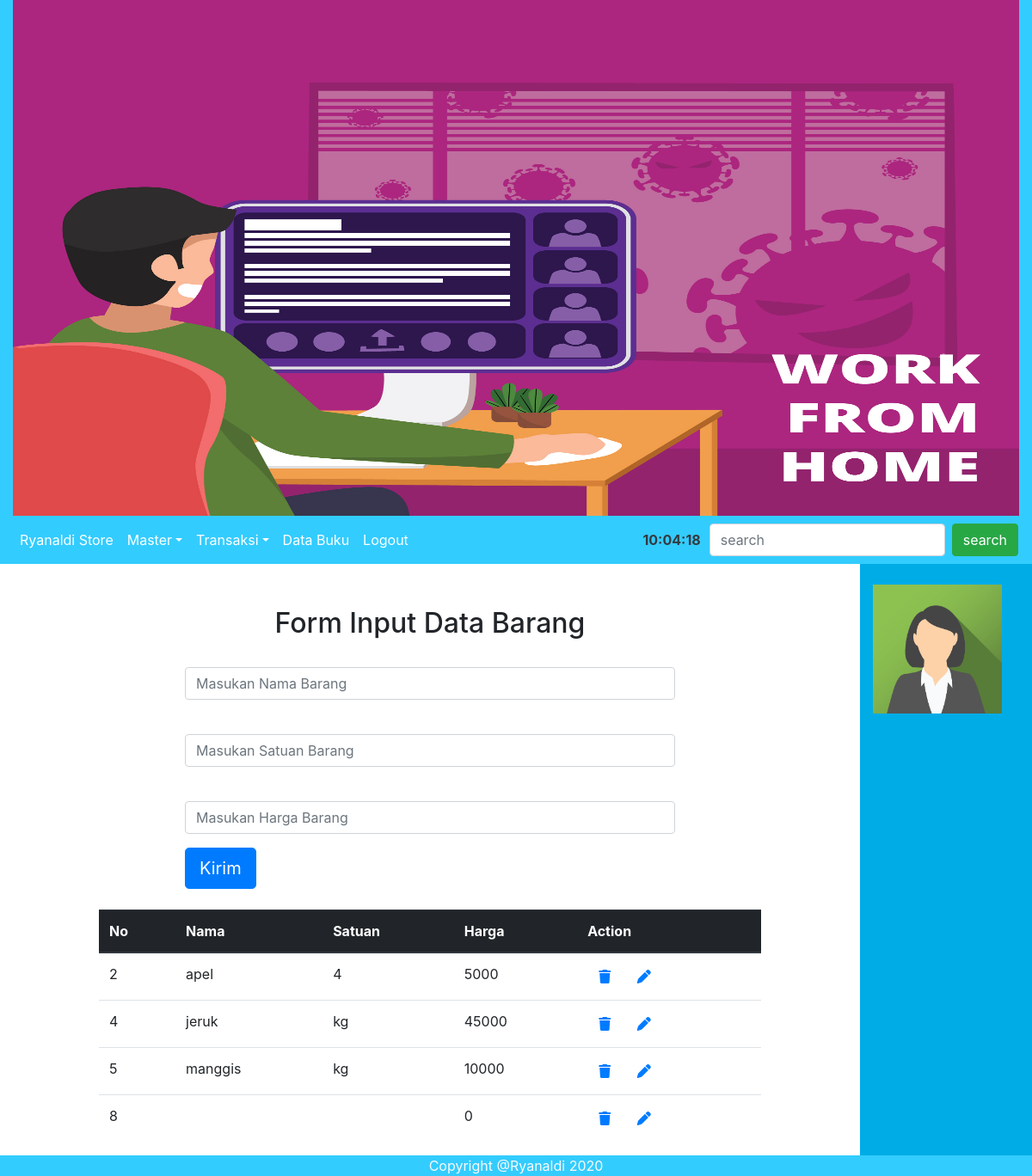
The page /admin/index.php?p=FormInputBarang on the database its author committed.
### tables this page shows
CREATE TABLE `tb_barang` (
  `id_barang` int(100) NOT NULL,
  `nama_barang` varchar(50) NOT NULL,
  `satuan_barang` varchar(20) NOT NULL,
  `harga_barang` int(11) NOT NULL
);

### admin/FormInputBarang.php (the view, shortened to what this page needs)
<h2 align="center" style="margin-top: 50px;">Form Input Data Barang</h2>
<form action="prosesInsertBarang.php" method="post" style="padding-right: 100px; padding-left: 100px;">
	<div class="form-group">
		<input type="text" class="form-control" placeholder="Masukan Nama Barang" name="namaBarang">
	</div>
	<div class="form-group">
		<input type="text" class="form-control" placeholder="Masukan Satuan Barang" name="satuanBarang" required>
	</div>
	<div class="form-group">
		<input type="number" class="form-control" placeholder="Masukan Harga Barang" name="hargaBarang" required>
	</div>
	<button type="submit" class="btn btn-primary btn-lg" name="kirim">Kirim</button>
</form>
<br>
<table class="table">
	<thead class="thead-dark">
		<tr>
			<th>No</th>
			<th>Nama</th>
			<th>Satuan</th>
			<th>Harga</th>
			<th>Action</th>
		</tr>
	</thead>
	<tbody>
		<?php
		if(isset($_GET['q'])){
			$q = $_GET['q'];
			$sql = "SELECT*FROM tb_barang WHERE nama_barang LIKE '%$q%'";
		}else{
			$sql = "SELECT*FROM tb_barang";
		}
		$result = $conn->query($sql);
		if($result->num_rows > 0){
			while ($row = $result->fetch_assoc()){ ?>
				<tr>
					<td><?=$row['id_barang']?></td>
					<td><?=$row['nama_barang']?></td>
					<td><?=$row['satuan_barang']?></td>
					<td><?=$row['harga_barang']?></td>
					<td>
						<a onclick="return confirm('Anda yakin akan menghapus record ini?')" class="btn btn-danger, fas fa-trash" href="prosesDeleteBarang.php?id=<?=$row['id_barang']?>">
						</a>
						<a class="btn btn-primary, fas fa-pen" href="" onclick=
						"showUpdateForm('<?=$row['id_barang']?>','<?=$row['nama_barang']?>','<?=$row['satuan_barang']?>','<?=$row['harga_barang']?>')"data-toggle="modal" data-target="#exampleModal"></a>
					</td>
				</tr>
				<?php
			}
		}else{
			echo "<tr><td colspan='3'>Recordnya masih kosong</td></tr>";
		}
		?>
	</tbody>
</table>
</div>
<div class="col-12 col-md-4 col-lg-2 text-light pt-4" align="justify" style="background-color: #00ace6;">
	<img src="asset/images/avatar2.png" alt="Avatar" class="avatar" width="150" height="150px">
</div>
</div>
</div>

### rows shown on the page
tb_barang: id_barang "2", nama_barang "apel", satuan_barang "4", harga_barang "5000"
tb_barang: id_barang "4", nama_barang "jeruk", satuan_barang "kg", harga_barang "45000"
tb_barang: id_barang "5", nama_barang "manggis", satuan_barang "kg", harga_barang "10000"
tb_barang: id_barang "8", harga_barang "0"
